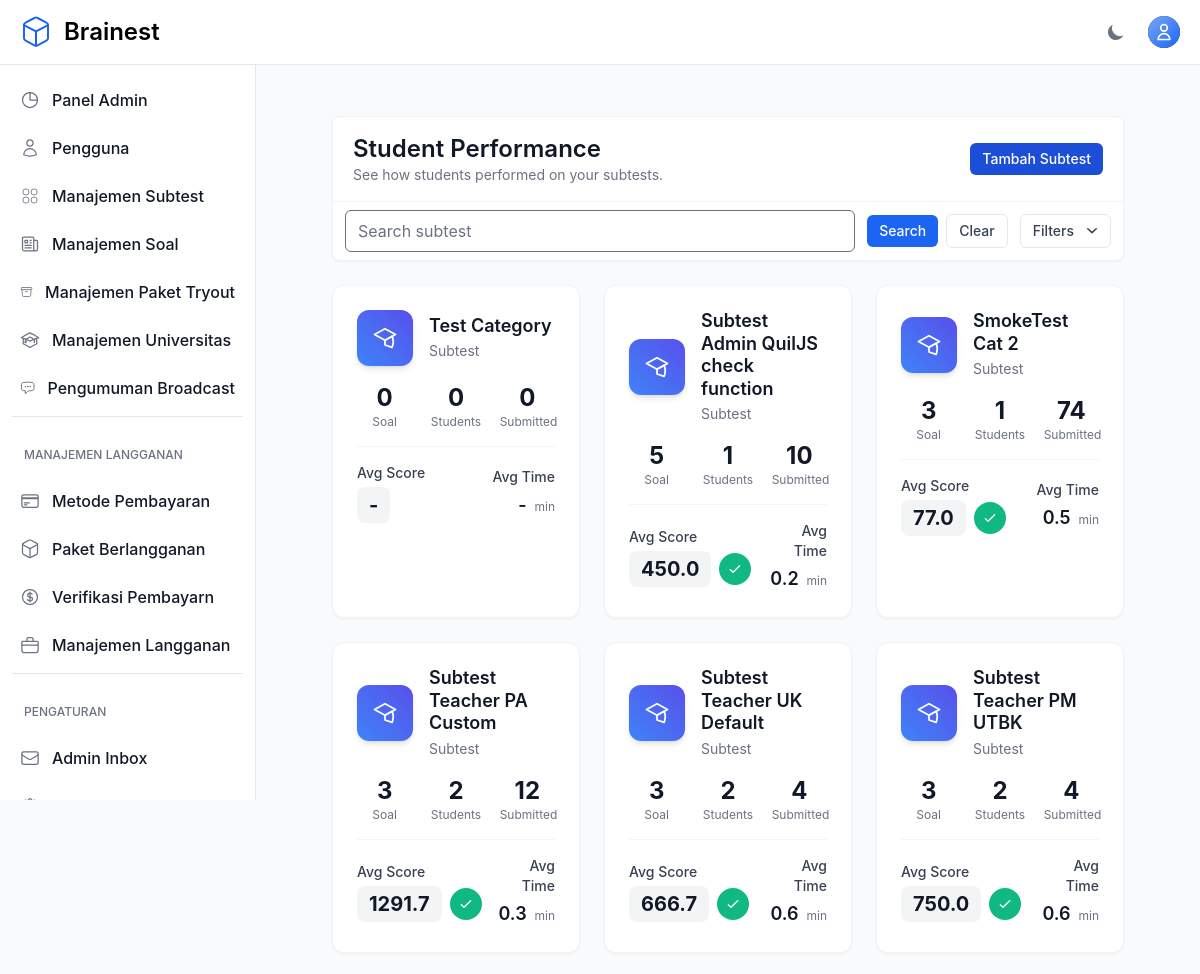
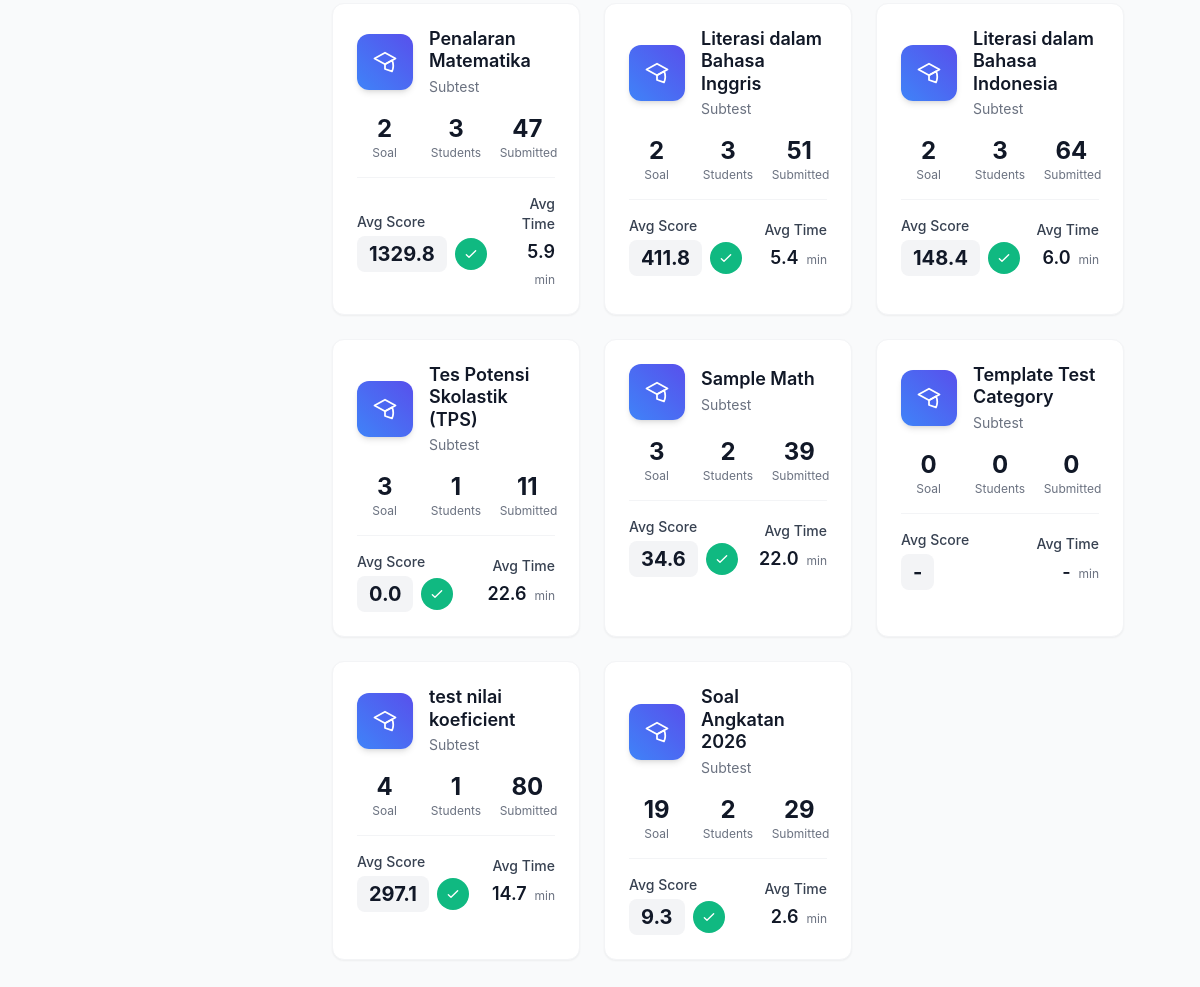
/teacher/students/ (signed in), run on the app's committed database (2 pictures, top to bottom).
### otosapp/models.py (models this page shows, shortened)
class Category(models.Model):
    SCORING_METHODS = [
        ('default', 'Default'),
        ('custom', 'Custom'),
        ('utbk', 'UTBK'),
    ]
    category_name = models.CharField(max_length=200)
    time_limit = models.IntegerField(default=60, help_text="Time limit in minutes (default: 60 minutes)")
    scoring_method = models.CharField(max_length=10, choices=SCORING_METHODS, default='default')
    passing_score = models.FloatField(default=75.0, help_text="Minimum score required to pass (0-100)")
    release_date = models.DateTimeField(default=timezone.now, help_text="Tanggal rilis subtest ini")
    created_by = models.ForeignKey(
        User,
        on_delete=models.SET_NULL,
        null=True,
        blank=True,
        related_name='categories_created',
        help_text='Teacher who created this category'
    )
    teachers = models.ManyToManyField(
        User,
        related_name='teaching_categories',
        blank=True,
        help_text='Additional teachers assigned to this category'
    )
    def get_question_count(self):
        return self.question_set.count()
    def get_test_statistics(self):
        completed_tests = Test.objects.filter(
            categories=self,
            is_submitted=True
        )
        if not completed_tests.exists():
            return {
                'total_tests': 0,
                'total_students': 0,
                'passed_tests': 0,
                'failed_tests': 0,
                'pass_rate': None,
                'average_score': None
            }
        total_tests = completed_tests.count()
        total_students = completed_tests.values('student').distinct().count()
        passed_tests = completed_tests.filter(score__gte=self.passing_score).count()
        failed_tests = total_tests - passed_tests
        pass_rate = round((passed_tests / total_tests) * 100, 1)
        total_score = 0
        for test in completed_tests:
            if test.tryout_package:
                pkg_cat = test.tryout_package.tryoutpackagecategory_set.filter(category=self).first()
                category_answers = test.answers.filter(question__category=self)
                if category_answers.exists():
                    correct_answers = category_answers.filter(selected_choice__is_correct=True).count()
                    total_questions = category_answers.count()
                    category_score_percentage = (correct_answers / total_questions) if total_questions else 0
                    category_contribution = category_score_percentage * pkg_cat.max_score
                    total_score += category_contribution
                else:
                    total_score += 0
            else:
                total_score += test.score
        average_score = round(total_score / total_tests, 1)
        durations_seconds = []
        for t in completed_tests:
            if t.start_time and t.end_time:
                try:
                    delta = t.end_time - t.start_time
                    seconds = delta.total_seconds()
                    if seconds and seconds > 0:
                        durations_seconds.append(seconds)
                except Exception:
                    continue
        average_completion_minutes = None
        if durations_seconds:
            average_completion_minutes = round((sum(durations_seconds) / len(durations_seconds)) / 60, 1)
        return {
            'total_tests': total_tests,
            'total_students': total_students,
            'passed_tests': passed_tests,
            'failed_tests': failed_tests,
            'pass_rate': pass_rate,
            'average_score': average_score,
            'average_completion_minutes': average_completion_minutes
        }

### otosapp/views.py (the view)
# urls.py: path('teacher/students/', views.teacher_student_list, name='teacher_student_list'),
@login_required
@admin_or_teacher_required
def teacher_student_list(request):
    if request.user.is_admin():
        categories = Category.objects.all()
    else:
        categories = Category.objects.filter(
            Q(created_by=request.user) | Q(teachers=request.user)
        ).distinct()
    q = request.GET.get('q', '').strip()
    scoring = request.GET.get('scoring', '').strip()
    has_submissions = request.GET.get('has_submissions', '').strip()
    sort = request.GET.get('sort', 'recent')
    if q:
        categories = categories.filter(category_name__icontains=q)
    if scoring:
        scoring_val = 'default' if scoring == 'standard' else scoring
        categories = categories.filter(scoring_method=scoring_val)
    categories = categories.annotate(
        submitted_count=Count('tests', filter=Q(tests__is_submitted=True)),
        avg_score=Avg('tests__score', filter=Q(tests__is_submitted=True))
    )
    if has_submissions in ['0', '1']:
        if has_submissions == '1':
            categories = categories.filter(submitted_count__gt=0)
        else:
            categories = categories.filter(submitted_count=0)
    if sort == 'popular':
        categories = categories.order_by('-submitted_count', '-id')
    elif sort == 'avg_score':
        categories = categories.order_by('-avg_score', '-id')
    else:
        categories = categories.order_by('-id')
    for cat in categories:
        stats = cat.get_test_statistics()
        cat.total_students = stats['total_students']
        cat.total_tests = stats['total_tests']
        cat.avg_score = stats['average_score']
        cat.avg_completion_minutes = stats.get('average_completion_minutes')
        cat.has_avg_score = stats.get('average_score') is not None
    return render(request, 'teacher/student_performance.html', {'categories': categories})

### otosapp/models.py (called while the page is built)
    def is_admin(self):
        return self.role and self.role.role_name == 'Admin'

### otosapp/templates/teacher/student_performance.html (shortened to what this page needs)
{% extends 'base.html' %}
{% block content %}
<section class="bg-gray-50 dark:bg-gray-900 p-3 sm:p-5 antialiased">
  <div class="mx-auto max-w-5xl px-4 sm:px-6 lg:px-8">
  <div class="bg-white dark:bg-gray-800 relative shadow-sm sm:rounded-lg overflow-visible mb-6 border border-gray-100 dark:border-gray-700">
      <div class="px-5 py-4 flex items-center justify-between">
        <div>
          <h1 class="text-2xl font-semibold text-gray-900 dark:text-white">Student Performance</h1>
          <p class="text-sm text-gray-500 dark:text-gray-400">See how students performed on your subtests.</p>
        </div>
        <div>
          <a href="{% url 'teacher_category_create' %}" class="inline-flex items-center px-3 py-1.5 text-sm font-medium text-white bg-primary-700 rounded-md hover:bg-primary-800">Tambah Subtest</a>
        </div>
      </div>
      <div class="px-3 py-2 border-t border-gray-100 dark:border-gray-700">
        <form method="get" class="flex flex-col sm:flex-row sm:items-center sm:gap-3">
          <input id="searchInput" type="search" name="q" placeholder="Search subtest" value="{{ request.GET.q|default_if_none:'' }}" class="w-full sm:flex-1 px-3 py-2 rounded-md border bg-white dark:bg-gray-700 text-base text-gray-700 dark:text-gray-200" />
          <div class="flex items-center gap-2 mt-2 sm:mt-0">
            <button type="submit" class="inline-flex items-center px-3 py-1.5 text-sm font-medium text-white bg-blue-600 rounded-md hover:bg-blue-700">Search</button>
            <a href="{{ request.path }}" class="inline-flex items-center px-3 py-1.5 text-sm font-medium text-gray-700 bg-white border rounded-md hover:bg-gray-50">Clear</a>
          </div>
          <div class="relative inline-block text-left">
            <button id="filterToggleBtn" data-dropdown-toggle="filterDropdown" type="button" class="inline-flex items-center px-3 py-1.5 text-sm font-medium text-gray-700 bg-white border rounded-md hover:bg-gray-50" aria-expanded="false">Filters
              <svg class="ml-2 -mr-1 h-5 w-5" xmlns="http://www.w3.org/2000/svg" viewBox="0 0 20 20" fill="currentColor" aria-hidden="true">
                <path fill-rule="evenodd" d="M5.23 7.21a.75.75 0 011.06-.02L10 10.584l3.71-3.396a.75.75 0 011.04 1.08l-4.24 3.885a.75.75 0 01-1.04 0L5.25 8.29a.75.75 0 01-.02-1.08z" clip-rule="evenodd" />
              </svg>
            </button>
          </div>
        </form>
      </div>
    </div>
    <div class="grid grid-cols-1 sm:grid-cols-2 lg:grid-cols-3 gap-6">
      {% for cat in categories %}
  <div class="bg-white dark:bg-gray-800 rounded-xl shadow-sm border border-gray-100 dark:border-gray-700 hover:shadow-2xl transform transition-transform duration-200 hover:-translate-y-1 group">
        <a href="{% url 'teacher_view_student_scores' cat.id %}" class="block p-6">
          <div class="flex items-center gap-4 mb-4">
            <div class="w-14 h-14 rounded-xl bg-gradient-to-tr from-blue-500 to-indigo-600 text-white flex items-center justify-center shadow-md group-hover:scale-105 transition-transform">
            </div>
            <div class="flex-1 min-w-0">
              <h3 class="text-lg font-semibold text-gray-900 dark:text-white leading-tight">{{ cat.category_name }}</h3>
              <p class="text-sm text-gray-500 dark:text-gray-400 mt-1">Subtest</p>
            </div>
          </div>
          <div class="grid grid-cols-3 gap-4 mb-4">
            <div class="text-center">
              <div class="text-2xl font-bold text-gray-900 dark:text-white">{{ cat.get_question_count }}</div>
              <div class="text-xs text-gray-500 dark:text-gray-400">Soal</div>
            </div>
            <div class="text-center">
              <div class="text-2xl font-bold text-gray-900 dark:text-white">{{ cat.total_students }}</div>
              <div class="text-xs text-gray-500 dark:text-gray-400">Students</div>
            </div>
            <div class="text-center">
              <div class="text-2xl font-bold text-gray-900 dark:text-white">{{ cat.total_tests }}</div>
              <div class="text-xs text-gray-500 dark:text-gray-400">Submitted</div>
            </div>
          </div>
          <div class="border-t border-gray-100 dark:border-gray-700 pt-4">
            <div class="flex items-center justify-between space-x-4">
              <div class="flex-1">
                <div class="text-sm font-medium text-gray-700 dark:text-gray-300">Avg Score</div>
                <div class="mt-1 inline-flex items-center">
                  <div class="px-3 py-1 rounded-lg bg-gray-100 dark:bg-gray-700">
                    <span class="text-xl font-bold text-gray-900 dark:text-white">{{ cat.avg_score|default_if_none:'-' }}</span>
                  </div>
                  {% if cat.has_avg_score %}
                  <div class="ml-2 w-8 h-8 rounded-full bg-emerald-500 flex items-center justify-center">
                    <svg xmlns="http://www.w3.org/2000/svg" class="w-4 h-4 text-white" viewBox="0 0 24 24" fill="none" stroke="currentColor">
                      <path stroke-linecap="round" stroke-linejoin="round" stroke-width="2" d="M5 13l4 4L19 7" />
                    </svg>
                  </div>
                  {% endif %}
                </div>
              </div>
              <div class="flex-0 text-right">
                <div class="text-sm font-medium text-gray-700 dark:text-gray-300">Avg Time</div>
                <div class="mt-1">
                  <span class="text-lg font-semibold text-gray-900 dark:text-white">{{ cat.avg_completion_minutes|default_if_none:'-' }}</span>
                  <span class="text-xs text-gray-500 dark:text-gray-400">&nbsp;min</span>
                </div>
              </div>
            </div>
          </div>
        </a>
      </div>
      {% empty %}
      <div class="col-span-full p-6 bg-white dark:bg-gray-800 rounded-lg shadow">
        <p class="text-gray-600 dark:text-gray-300">You have not created any subtests yet. Create one from Manage Subtest.</p>
      </div>
      {% endfor %}
    </div>
  </div>
</section>
{% endblock %}

### data on the page
Category: category_name "Test Category", get_question_count "0", total_students "0", total_tests "0", avg_score "-", avg_completion_minutes "-"
Category: category_name "Subtest Admin QuilJS check function", get_question_count "5", total_students "1", total_tests "10", avg_score "450.0", avg_completion_minutes "0.2"
Category: category_name "SmokeTest Cat 2", get_question_count "3", total_students "1", total_tests "74", avg_score "77.0", avg_completion_minutes "0.5"
Category: category_name "Subtest Teacher PA Custom", get_question_count "3", total_students "2", total_tests "12", avg_score "1291.7", avg_completion_minutes "0.3"
Category: category_name "Subtest Teacher UK Default", get_question_count "3", total_students "2", total_tests "4", avg_score "666.7", avg_completion_minutes "0.6"
Category: category_name "Subtest Teacher PM UTBK", get_question_count "3", total_students "2", total_tests "4", avg_score "750.0", avg_completion_minutes "0.6"
Category: category_name "Penalaran Matematika", get_question_count "2", total_students "3", total_tests "47", avg_score "1329.8", avg_completion_minutes "5.9"
Category: category_name "Literasi dalam Bahasa Inggris", get_question_count "2", total_students "3", total_tests "51", avg_score "411.8", avg_completion_minutes "5.4"
Category: category_name "Literasi dalam Bahasa Indonesia", get_question_count "2", total_students "3", total_tests "64", avg_score "148.4", avg_completion_minutes "6.0"
Category: category_name "Tes Potensi Skolastik (TPS)", get_question_count "3", total_students "1", total_tests "11", avg_score "0.0", avg_completion_minutes "22.6"
Category: category_name "Sample Math", get_question_count "3", total_students "2", total_tests "39", avg_score "34.6", avg_completion_minutes "22.0"
Category: category_name "Template Test Category", get_question_count "0", total_students "0", total_tests "0", avg_score "-", avg_completion_minutes "-"
Category: category_name "test nilai koeficient", get_question_count "4", total_students "1", total_tests "80", avg_score "297.1", avg_completion_minutes "14.7"
Category: category_name "Soal Angkatan 2026", get_question_count "19", total_students "2", total_tests "29", avg_score "9.3", avg_completion_minutes "2.6"
